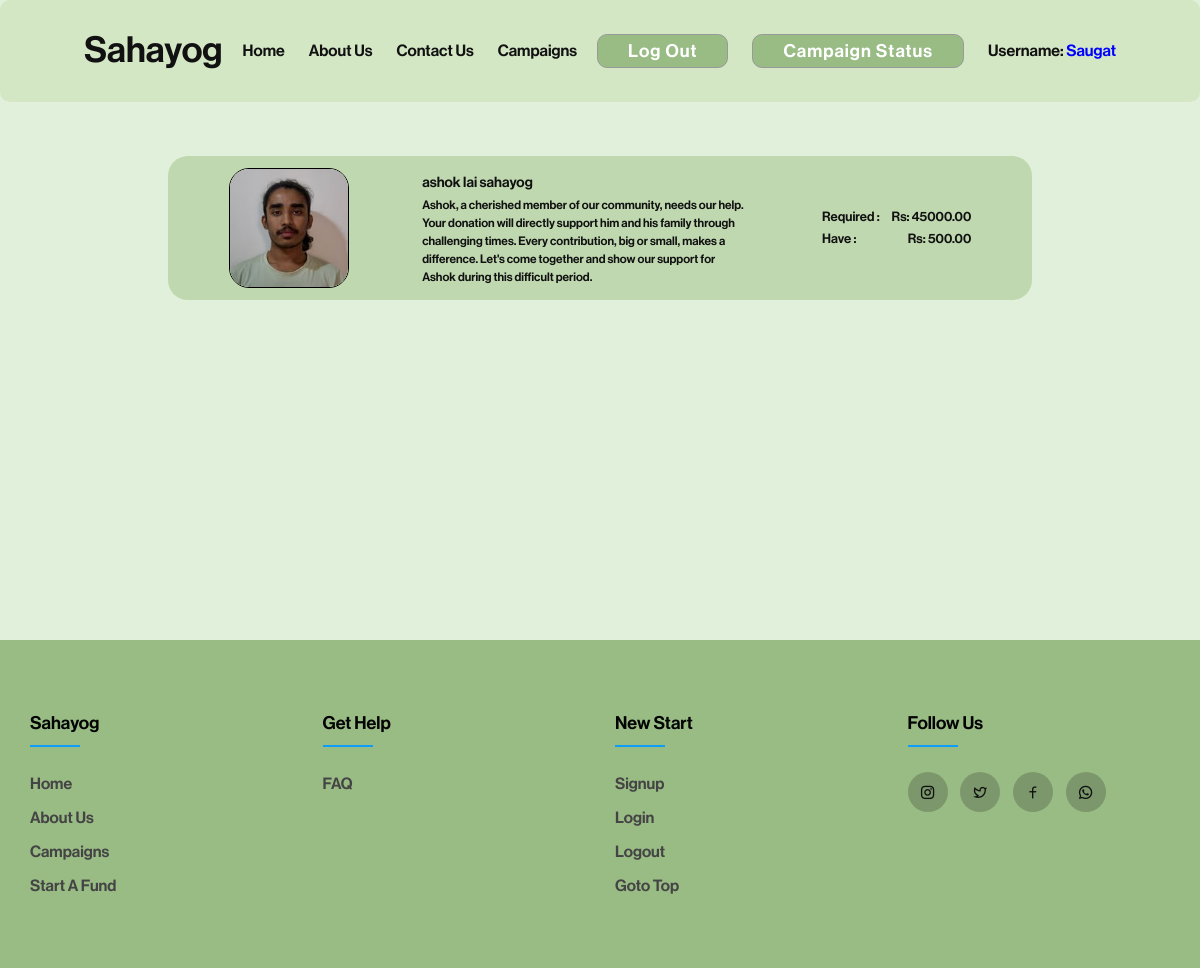
Screenshot of /campaign/ (signed in) with the database file from the repository.
### fundapp/models.py (models this page shows, shortened)
class AllFund(models.Model):
    user = models.ForeignKey(User, on_delete=models.CASCADE, related_name='user_campaign')
    sno = models.AutoField(primary_key=True)
    image = models.ImageField(upload_to="fundapp/images", default="upload-image")
    title = models.CharField(max_length=100)
    description = models.TextField(blank=True)
    campaignType = models.CharField(max_length=100)
    required = models.DecimalField(max_digits=19, decimal_places=10)
    have = models.DecimalField(max_digits=19, decimal_places=10, default=0)
    slug = models.CharField(max_length=130,unique=True, blank=True)
    timeStamp = models.DateField(auto_now_add=True, blank=True)

### fundapp/views.py (the view)
# urls.py: path('campaign/', views.campaign,name='causes'),
def campaign(request):
    allfund= AllFund.objects.all()[::-1]
    context = {"allfund": allfund}
    return render(request, 'campaign.html', context)

### templates/campaign.html (shortened to what this page needs)
{% extends "base.html" %}
{% block stylesheet %}
<link rel="stylesheet" href="/static/css/campaign.css">
{% endblock stylesheet %}
{% block content %}
<div id="main">
    <div id="campaign">
        <div id="each-person-container">
            {% for item in allfund %}
            <a href="/campaign/{{item.slug}}">
                <div class="each-person">
                    <div class="image">
                        <img src="{{item.image.url}}" alt="">
                    </div>
                    <div class="info">
                        <a href="/campaign/{{item.slug}}">{{item.title}}</a>
                        <p>{{item.description}}</p>
                    </div>
                    <ul>
                        <li>required :
                            <span>Rs: {{item.required|floatformat:2}}</span>
                        </li>
                        <li>have :
                            <span>Rs: {{item.have|floatformat:2}}</span>
                        </li>
                    </ul>
                </div>
            </a>
            {% endfor %}
        </div>
    </div>
</div>
{% endblock content %}

### templates/base.html (shortened to what this page needs)
<!DOCTYPE html>
<html>
<head>
    <link rel="stylesheet" href="/static/css/style.css">
    <link rel="stylesheet" href="/static/css/navbar.css">
    <link rel="stylesheet" href="/static/css/index.css">
    <link rel="stylesheet" href="/static/css/footer.css">
    {% block stylesheet %}
    {% endblock stylesheet %}
    <link href="https://cdn.jsdelivr.net/npm/remixicon@4.1.0/fonts/remixicon.css" rel="stylesheet" />
</head>
<body>
    <nav id="navbar">
        <a href="" class="page-title">Sahayog</a>
        <ul>
            <li>
                <a href="/">home</a>
            </li>
            <li>
                <a href="/about">about us</a>
            </li>
            <li>
                <a href="/contact">contact us</a>
            </li>
            <li>
                <a href="/campaign">campaigns</a>
            </li>
        </ul>
        <div>
            {% if user.is_authenticated %}
            <a href="{% url 'logout' %}">
                <button class="login-signup-button" id="signup-button">
                    Log Out
                </button>
            </a>
            <button class="login-signup-button" id="signup-button">
                <a href="/campaignstatus">Campaign Status</a>
            </button>
            <h4>username: <span class="generalspan">{{request.user}}</span></h4>
            {% endif %}
        </div>
    </nav>
    {% block content %}
    {% endblock content %}
 {% include "footer.html" %}
</body>
</html>

### static/css/style.css (style rules this page uses)
* { margin: 0; padding: 0; list-style: none; text-decoration: none; box-sizing: border-box; color: #111; font-family: saikripa; scroll-behavior: smooth; }
html, body { height: 100%; width: 100%; position: relative; background: #E1F0DA; }
img { height: 100%; width: 100%; object-fit: cover; background: lightgray; }
#main { position: relative; padding: 10vw 7vw; min-height: 80vh; transition: .3s ease-in-out; }

### static/css/navbar.css (style rules this page uses)
#navbar { background: #D4E7C5; display: flex; justify-content: space-between; align-items: center; position: relative; text-transform: capitalize; padding: 2vw 7vw; border-radius: 10px; position: fixed; width: 100%; z-index: 8; }
#navbar a.page-title { font-size: 3vw; }
#navbar ul { display: flex; justify-content: center; align-items: center; gap: 2vw; font-weight: bold; }
#navbar div { display: flex; justify-content: center; align-items: center; gap: 2vw; }
#navbar div button { padding: 5px 30px; border-radius: 10px; font-size: 18px; letter-spacing: 1px; cursor: pointer; background: #99BC85; color: white; transition: .3s linear; border: 1px solid #999; }
#navbar div button a { width: inherit; height: inherit; color: inherit; }
.generalspan { color: blue; }

### static/css/footer.css (style rules this page uses)
body { line-height: 1.5; font-family: 'Poppins', sans-serif; }
* { margin:0; padding:0; box-sizing: border-box; }
ul { list-style: none; }

### static/css/campaign.css (style rules this page uses)
#campaign { position: relative; width: 100%; }
#each-person-container { height: 100%; width: 100%; min-height: 20vh; max-height: 90vh; position: relative; display: flex; flex-direction: column; justify-content: flex-start; gap: .5vw; padding: 2vw 7vw; overflow: auto; }
#each-person-container .each-person { width: 100%; display: flex; justify-content: space-around; background: #BFD8AF; height: 12vw; align-items: center; border-radius: 20px; padding: 2vw; }
#each-person-container .each-person div:nth-child(1) { height: 10vw; width: 10vw; border: 1px solid black; border-radius: 20px; overflow: hidden; }
#each-person-container .each-person div:nth-child(2) { display: flex; flex-direction: column; gap: .2vw; font-size: 1.2vw; width: 40%; }
#each-person-container .each-person div:nth-child(2) p { font-size: 1vw; }
#each-person-container .each-person ul { display: flex; flex-direction: column; gap: .2vw; text-transform: capitalize; width: fit-content; align-items: flex-end; }
#each-person-container .each-person ul li { width: 100%; display: flex; gap: 1vw; font-size: 1.1vw; justify-content: space-between; }

### rows the page displays
AllFund: image (picture), title "ashok lai sahayog", description "Ashok, a cherished member of our community, needs our help. Your donation will directly support him and his family through challenging times. Every contribution, big or small, makes a difference. Let's come together and show our support for Ashok during this difficult period.", required "45000.00", have "500.00"

### other values shown
{{ request.user }} "Saugat"
